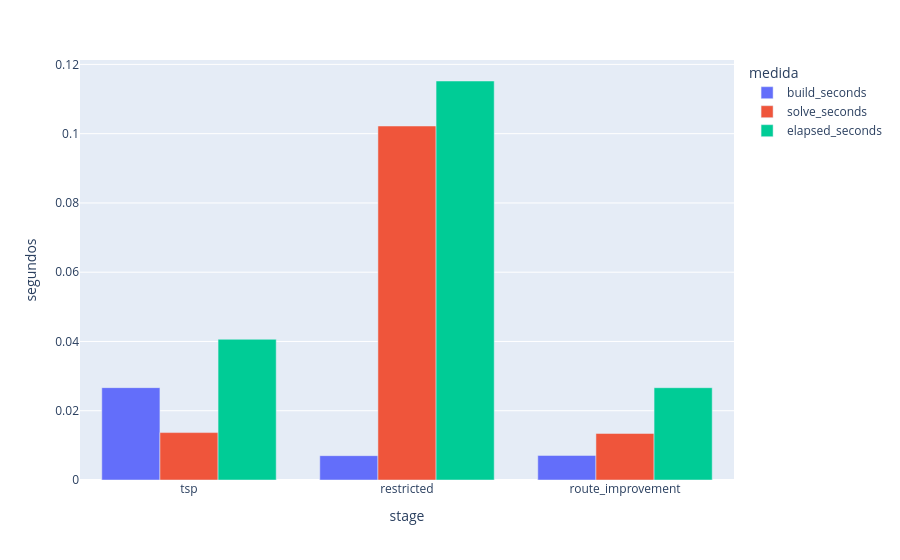

This figure's notebook cell:
### Markdown cell above
## Carregamento e comparação das etapas

A tabela distingue `objective` (objetivo próprio da etapa) e `configured_objective` (critério para selecionar a solução).
O objetivo da melhoria é transporte; seu gap e bound pertencem à etapa `route_improvement`.
O gap de `restricted` descreve apenas a região limitada pela ordem. Nenhum deles certifica o ótimo do MPPRP irrestrito.
Em um TSP recuperado do cache, `cache_hit=true` e os tempos da execução atual são zero; bound/gap descrevem a resolução que preencheu o cache.

### Code cell
assert RUN_ID, "Escolha RUN_ID na célula anterior."
paths = inventory.loc[inventory.run_id.eq(RUN_ID),"path"].tolist()
assert len(paths) == 1, "run_id não encontrado ou duplicado."
meta_path = Path(paths[0])
meta = json.loads(meta_path.read_text())
variables_df = pd.read_parquet(meta_path.parent/f"{RUN_ID}.variables.parquet")
summary = pd.read_parquet(meta_path.parent/f"{RUN_ID}.stages.parquet")
catalog = meta["available_variables"]

silent = SimpleNamespace(debug=lambda *args:None)
data = meta.get("parameters")
if data is None:
    # O .dat original permite auditar a solução final mesmo sem debug intermediário.
    instance_path = Path(INSTANCE_FILE or meta["instance_file"])
    if not instance_path.is_absolute():
        instance_path = REPO / instance_path
    assert instance_path.exists(), "Ajuste INSTANCE_FILE para localizar o .dat original."
    data = ReadPrpFile(str(instance_path),silent).getDataSet()
    data.update(weight=meta["weight"],alpha=meta["alpha"],targets=meta["targets"],
                strengthened_bounds=meta["strengthened_bounds"])
problem = ProblemData.from_map(data)
config = meta["config"]
pi = meta["order"]
display(summary)
print("Etapa selecionada:",meta["selected_stage"],"Ordem:",pi)
fig = px.bar(summary.melt(id_vars="stage",value_vars=[c for c in
              ["build_seconds","solve_seconds","elapsed_seconds"] if c in summary],
              var_name="medida",value_name="segundos"),x="stage",y="segundos",color="medida",barmode="group")
fig.show()  # elapsed inclui solve/build; as barras não são parcelas somáveis.

### Figure 1 — Plotly figure (JSON) as saved in the notebook; plotly's stock layout.template omitted (floating-point values rounded to 4 significant figures)
{"data": [{"alignmentgroup": "True", "hovertemplate": "medida=build_seconds<br>stage=%{x}<br>segundos=%{y}<extra></extra>", "legendgroup": "build_seconds", "marker": {"color": "#636efa", "pattern": {"shape": ""}}, "name": "build_seconds", "offsetgroup": "build_seconds", "orientation": "v", "showlegend": true, "textposition": "auto", "type": "bar", "x": ["tsp", "restricted", "route_improvement"], "xaxis": "x", "y": [0.02667, 0.007025, 0.007096], "yaxis": "y"}, {"alignmentgroup": "True", "hovertemplate": "medida=solve_seconds<br>stage=%{x}<br>segundos=%{y}<extra></extra>", "legendgroup": "solve_seconds", "marker": {"color": "#EF553B", "pattern": {"shape": ""}}, "name": "solve_seconds", "offsetgroup": "solve_seconds", "orientation": "v", "showlegend": true, "textposition": "auto", "type": "bar", "x": ["tsp", "restricted", "route_improvement"], "xaxis": "x", "y": [0.01369, 0.1022, 0.01344], "yaxis": "y"}, {"alignmentgroup": "True", "hovertemplate": "medida=elapsed_seconds<br>stage=%{x}<br>segundos=%{y}<extra></extra>", "legendgroup": "elapsed_seconds", "marker": {"color": "#00cc96", "pattern": {"shape": ""}}, "name": "elapsed_seconds", "offsetgroup": "elapsed_seconds", "orientation": "v", "showlegend": true, "textposition": "auto", "type": "bar", "x": ["tsp", "restricted", "route_improvement"], "xaxis": "x", "y": [0.04063, 0.1152, 0.02665], "yaxis": "y"}], "layout": {"barmode": "group", "legend": {"title": {"text": "medida"}, "tracegroupgap": 0}, "margin": {"t": 60}, "xaxis": {"anchor": "y", "domain": [0, 1], "title": {"text": "stage"}}, "yaxis": {"anchor": "x", "domain": [0, 1], "title": {"text": "segundos"}}}}
